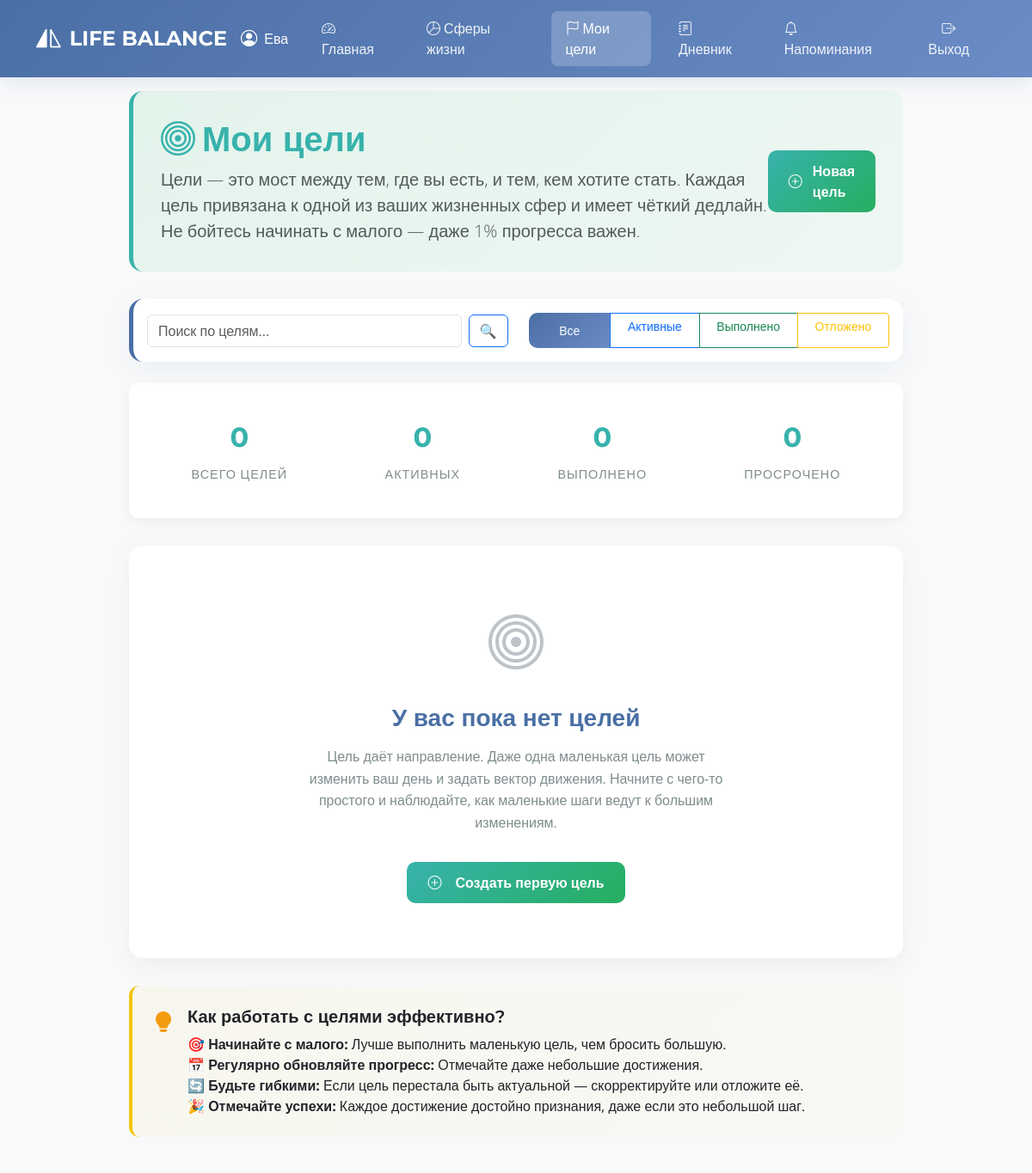
The page /goals/ (signed in, upper part) on the database as committed earlier.
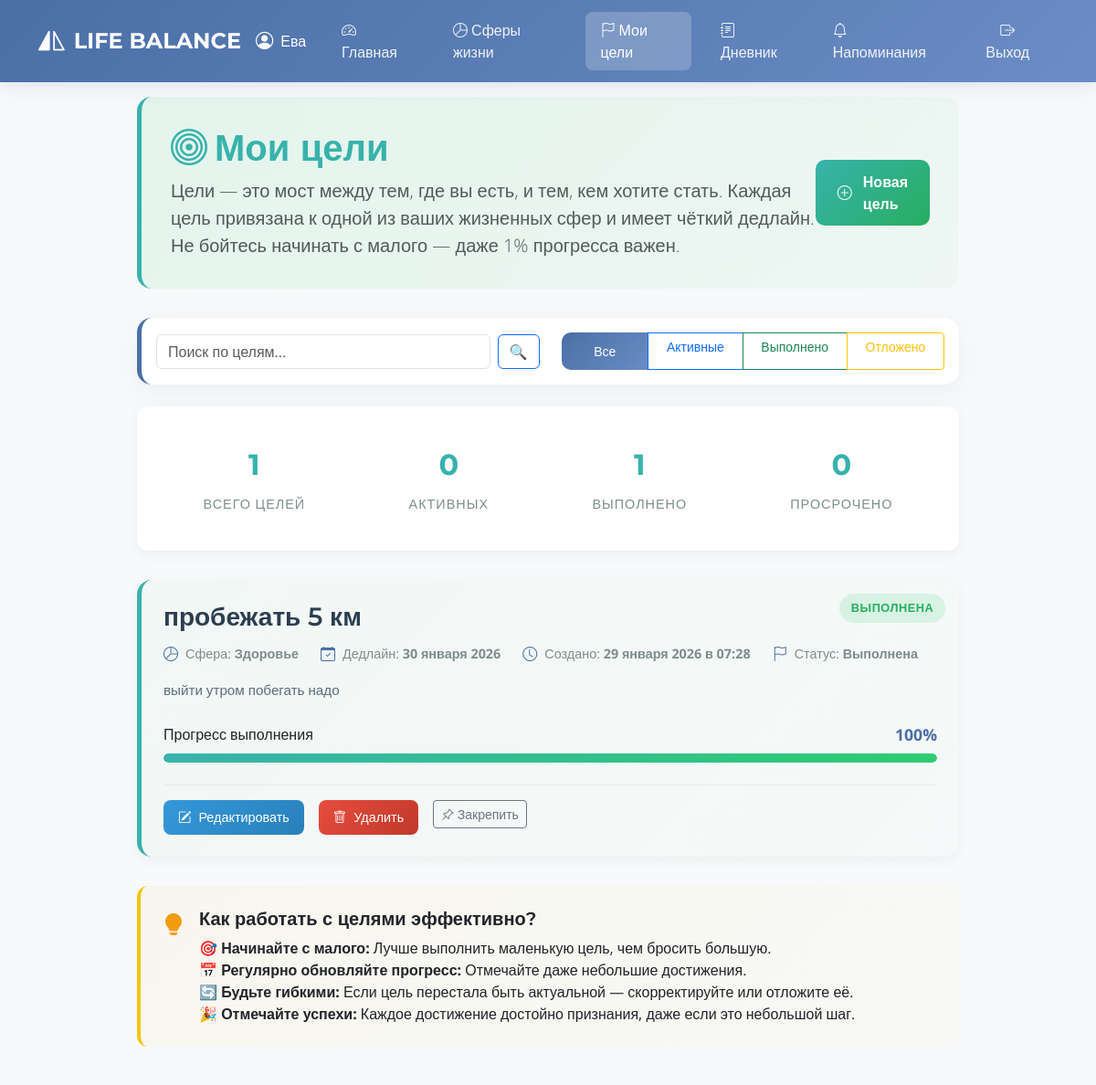
The same page on the database as committed later.
### lifemanager/models.py (models this page shows, shortened)
class Goal(models.Model):
    class Status(models.TextChoices):
        ACTIVE = 'active', 'Активна'
        COMPLETED = 'completed', 'Выполнена'
        POSTPONED = 'postponed', 'Отложена'
    id = models.UUIDField(primary_key=True, default=uuid.uuid4, editable=False)
    title = models.CharField(max_length=100, null=False, blank=False)
    description = models.TextField(null=True, blank=True)
    deadline = models.DateField(null=False, blank=False)
    status = models.CharField(max_length=20, choices=Status.choices, default=Status.ACTIVE)
    progress = models.PositiveSmallIntegerField(
        validators=[MinValueValidator(0), MaxValueValidator(100)],
        default=0,
        null=False,
        blank=False
    )
    user = models.ForeignKey(User, on_delete=models.CASCADE)
    sphere = models.ForeignKey(LifeSphere, on_delete=models.CASCADE)
    created_at = models.DateTimeField(auto_now_add=True, verbose_name="Дата создания")
    is_pinned = models.BooleanField(default=False, verbose_name="Закреплено")
    class Meta:
        ordering = ['-is_pinned', 'deadline']

class LifeSphere(models.Model):
    id = models.UUIDField(primary_key=True, default=uuid.uuid4, editable=False)
    title = models.CharField(max_length=50, unique=True, null=False, blank=False)
    description = models.TextField(null=True, blank=True)

### lifemanager/views.py (the view)
# urls.py: path('goals/', views.goal_list, name='goal_list'),
@login_required
def goal_list(request):
    goals = Goal.objects.filter(user=request.user).select_related('sphere')
    status_filter = request.GET.get('status')
    if status_filter in ['active', 'completed', 'postponed']:
        goals = goals.filter(status=status_filter)
    elif status_filter == 'all' or not status_filter:
        pass
    search_query = request.GET.get('search')
    if search_query:
        goals = goals.filter(
            Q(title__icontains=search_query) |
            Q(description__icontains=search_query)
        )
    goals = goals.annotate(
        sort_order=models.Case(
            models.When(is_pinned=True, then=0),
            models.When(status='active', then=1),
            models.When(status='postponed', then=2),
            models.When(status='completed', then=3),
            default=4,
            output_field=models.IntegerField()
        )
    ).order_by('sort_order', '-deadline')
    paginator = Paginator(goals, 5)
    page_number = request.GET.get('page')
    try:
        page_obj = paginator.get_page(page_number)
    except (EmptyPage, PageNotAnInteger):
        page_obj = paginator.get_page(1)
    all_goals = Goal.objects.filter(user=request.user)
    total_count = all_goals.count()
    active_count = all_goals.filter(status='active').count()
    completed_count = all_goals.filter(status='completed').count()
    overdue_count = all_goals.filter(deadline__lt=date.today(), status='active').count()
    return render(request, 'goals/goal_list.html', {
        'page_obj': page_obj,
        'total_count': total_count,
        'active_count': active_count,
        'completed_count': completed_count,
        'overdue_count': overdue_count,
        'current_status': status_filter or 'all',
        'search_query': search_query or '',
        'today': date.today(),
    })

### lifemanager/context_processors.py (called while the page is built)
def reminders(request):
    if request.user.is_authenticated:
        reminders_list = []
        for r in Reminder.objects.filter(user=request.user, is_enabled=True):
            reminder_dict = {
                'id': str(r.id),
                'type': r.type,
                'time': r.time.strftime('%H:%M') if r.time else '',
                'goal': None,
                'sphere': None,
            }
            if r.goal:
                reminder_dict['goal'] = {
                    'id': str(r.goal.id),
                    'title': r.goal.title
                }
            if r.sphere:
                reminder_dict['sphere'] = {
                    'id': str(r.sphere.id),
                    'title': r.sphere.title
                }
            reminders_list.append(reminder_dict)
        return {'active_reminders': reminders_list}
    return {'active_reminders': []}

### lifemanager/templatetags/json_extras.py (called while the page is built)
@register.filter(name='safe_json')
def safe_json(value):
    if value is None:
        return 'null'
    return mark_safe(json.dumps(value, cls=CustomJSONEncoder))

### lifemanager/templates/goals/goal_list.html (shortened to what the changed rows need)
{% extends 'base.html' %}
{% block content %}
<div class="goals-container fade-in">
    <div class="goals-header">
        <div class="d-flex justify-content-between align-items-center">
            <div>
                <h1 class="display-6 fw-bold mb-2" style="color: var(--success);">
                    <i class="bi bi-bullseye me-2"></i>Мои цели
                </h1>
            </div>
        </div>
    </div>
    <div class="goals-stats">
        <div class="stat-item">
            <div class="stat-value">{{ total_count }}</div>
            <div class="stat-label">Всего целей</div>
        </div>
        <div class="stat-item">
            <div class="stat-value">{{ completed_count }}</div>
            <div class="stat-label">Выполнено</div>
        </div>
    </div>
    {% if page_obj %}
    <div class="goals-list">
        {% for goal in page_obj %}
        <div class="goal-card {% if goal.status == 'completed' %}completed{% elif goal.is_overdue %}overdue{% endif %}">
            <div class="goal-status-badge
            {% if goal.status == 'active' %}badge-active
            {% elif goal.status == 'completed' %}badge-completed
            {% elif goal.status == 'postponed' %}badge-postponed
            {% elif goal.deadline < today and goal.status == 'active' %}badge-overdue{% endif %}">
                {% if goal.deadline < today and goal.status == 'active' %}
                <i class="bi bi-exclamation-triangle me-1"></i>Просрочено
                {% else %}
                {{ goal.get_status_display }}
                {% endif %}
            </div>
            <h3 class="goal-title">{{ goal.title }}</h3>
            <div class="goal-meta">
                <div class="meta-item">
                    <i class="bi bi-pie-chart meta-icon"></i>
                    <span>Сфера: <strong>{{ goal.sphere.title }}</strong></span>
                </div>
                <div class="meta-item">
                    <i class="bi bi-calendar-check meta-icon"></i>
                    <span>Дедлайн: <strong>{{ goal.deadline|date:"d E Y" }}</strong></span>
                </div>
                <div class="meta-item">
                    <i class="bi bi-clock meta-icon"></i>
                    <span>Создано: <strong>{{ goal.created_at|date:"d E Y в H:i" }}</strong></span>
                </div>
                <div class="meta-item">
                    <i class="bi bi-flag meta-icon"></i>
                    <span>Статус: <strong>{{ goal.get_status_display }}</strong></span>
                </div>
            </div>
                {% if goal.description %}
                <div class="goal-description">
                    {{ goal.description|linebreaks }}
                </div>
                {% endif %}
                <div class="goal-progress">
                    <div class="progress-header">
                        <span>Прогресс выполнения</span>
                        <span class="progress-percentage">{{ goal.progress }}%</span>
                    </div>
                    <div class="progress-bar-custom">
                        <div class="progress-fill {% if goal.status == 'completed' %}completed{% endif %}"
                             style="width: {{ goal.progress }}%"></div>
                    </div>
                </div>
                <div class="goal-actions">
                    <a href="{% url 'edit_goal' goal.id %}" class="btn-edit">
                        <i class="bi bi-pencil-square"></i> Редактировать
                    </a>
                    <a href="{% url 'delete_goal' goal.id %}" class="btn-delete">
                        <i class="bi bi-trash"></i> Удалить
                    </a>
                    <form method="post" action="{% url 'toggle_pin_goal' goal.id %}" style="display: inline;">
                        <button type="submit" class="btn {% if goal.is_pinned %}btn-warning{% else %}btn-outline-secondary{% endif %} btn-sm">
                            <i class="bi {% if goal.is_pinned %}bi-pin-angle-fill{% else %}bi-pin-angle{% endif %}"></i>
                            {{ goal.is_pinned|yesno:"Открепить,Закрепить" }}
                        </button>
                    </form>
                </div>
            </div>
            {% endfor %}
        </div>
    {% else %}
        <div class="empty-state">
            <div class="empty-icon">
                <i class="bi bi-bullseye"></i>
            </div>
            <h3 class="empty-title">У вас пока нет целей</h3>
            <p class="empty-text">
                Цель даёт направление. Даже одна маленькая цель может изменить ваш день и задать вектор движения.
                Начните с чего-то простого и наблюдайте, как маленькие шаги ведут к большим изменениям.
            </p>
            <a href="{% url 'create_goal' %}" class="btn-create-goal">
                <i class="bi bi-plus-circle me-2"></i>Создать первую цель
            </a>
        </div>
    {% endif %}
</div>
{% endblock %}

Rows that differ between the two databases and show on the page:
added Goal: status "ВЫПОЛНЕНА", title "пробежать 5 км", sphere "Здоровье", deadline "30 января 2026", created_at "29 января 2026 в 07:28", status "Выполнена", description "выйти утром побегать надо", progress "100", is_pinned "Закрепить"
Other text that changed with them:
{{ total_count }}: "0" → "1"
{{ completed_count }}: "0" → "1"
text no longer shown: "У вас пока нет целей Цель даёт направление. Даже одна маленькая цель может изменить ваш день и задать вектор движения. Начните с чего-то простого и наблюдайте, как маленькие шаги ведут к большим изменениям. Создать первую цель"
